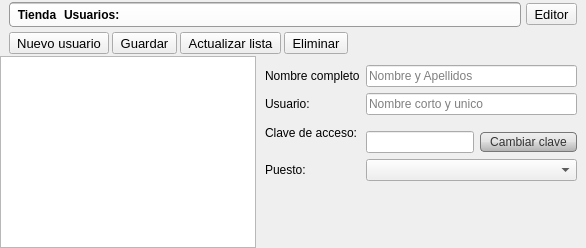
            <widget class="QWidget" name="page_8">
             <layout class="QVBoxLayout" name="verticalLayout_25">
              <property name="spacing">
               <number>0</number>
              </property>
              <property name="margin">
               <number>0</number>
              </property>
              <item>
               <widget class="QWidget" name="widget_3" native="true">
                <layout class="QVBoxLayout" name="verticalLayout_22">
                 <property name="spacing">
                  <number>5</number>
                 </property>
                 <property name="topMargin">
                  <number>2</number>
                 </property>
                 <property name="bottomMargin">
                  <number>2</number>
                 </property>
                 <item>
                  <layout class="QHBoxLayout" name="horizontalLayout_29">
                   <property name="topMargin">
                    <number>0</number>
                   </property>
                   <item>
                    <widget class="QFrame" name="fBuscar_4">
                     <property name="sizePolicy">
                      <sizepolicy hsizetype="Preferred" vsizetype="Fixed">
                       <horstretch>0</horstretch>
                       <verstretch>0</verstretch>
                      </sizepolicy>
                     </property>
                     <property name="styleSheet">
                      <string notr="true">.QFrame{background-color: qlineargradient(spread:pad, x1:0, y1:0, x2:0, y2:1, stop:0 rgba(150, 150, 150, 255), stop:0.084833 rgba(255, 255, 255, 255), stop:1 rgba(250, 250, 250, 255));padding:0px; border-radius:4px;border:1px solid #999}
QToolButton, QLineEdit{background:transparent; border:0px; padding:3px}</string>
                     </property>
                     <property name="frameShape">
                      <enum>QFrame::StyledPanel</enum>
                     </property>
                     <property name="frameShadow">
                      <enum>QFrame::Raised</enum>
                     </property>
                     <layout class="QHBoxLayout" name="horizontalLayout_40">
                      <property name="spacing">
                       <number>0</number>
                      </property>
                      <property name="leftMargin">
                       <number>0</number>
                      </property>
                      <property name="topMargin">
                       <number>0</number>
                      </property>
                      <property name="bottomMargin">
                       <number>0</number>
                      </property>
                      <item>
                       <widget class="QToolButton" name="tbuHome">
                        <property name="sizePolicy">
                         <sizepolicy hsizetype="Preferred" vsizetype="Preferred">
                          <horstretch>0</horstretch>
                          <verstretch>0</verstretch>
                         </sizepolicy>
                        </property>
                        <property name="font">
                         <font>
                          <weight>75</weight>
                          <bold>true</bold>
                         </font>
                        </property>
                        <property name="text">
                         <string>Tienda</string>
                        </property>
                        <property name="icon">
                         <iconset resource="../icons.qrc">
                          <normaloff>:/modulos/images/png/mini/usuarios.png</normaloff>:/modulos/images/png/mini/usuarios.png</iconset>
                        </property>
                        <property name="iconSize">
                         <size>
                          <width>18</width>
                          <height>18</height>
                         </size>
                        </property>
                        <property name="shortcut">
                         <string>Home</string>
                        </property>
                        <property name="toolButtonStyle">
                         <enum>Qt::ToolButtonIconOnly</enum>
                        </property>
                       </widget>
                      </item>
                      <item>
                       <widget class="QLabel" name="lbeProducto_3">
                        <property name="font">
                         <font>
                          <weight>75</weight>
                          <bold>true</bold>
                         </font>
                        </property>
                        <property name="text">
                         <string>Usuarios:</string>
                        </property>
                       </widget>
                      </item>
                      <item>
                       <widget class="QLineEdit" name="leuFiltro"/>
                      </item>
                     </layout>
                    </widget>
                   </item>
                   <item>
                    <widget class="QToolButton" name="tbpEditor_2">
                     <property name="font">
                      <font>
                       <pointsize>10</pointsize>
                      </font>
                     </property>
                     <property name="text">
                      <string>Editor</string>
                     </property>
                     <property name="icon">
                      <iconset resource="../icons.qrc">
                       <normaloff>:/actions/images/actions/color_18/list.png</normaloff>:/actions/images/actions/color_18/list.png</iconset>
                     </property>
                     <property name="iconSize">
                      <size>
                       <width>18</width>
                       <height>18</height>
                      </size>
                     </property>
                     <property name="checkable">
                      <bool>true</bool>
                     </property>
                     <property name="toolButtonStyle">
                      <enum>Qt::ToolButtonTextUnderIcon</enum>
                     </property>
                    </widget>
                   </item>
                  </layout>
                 </item>
                 <item>
                  <layout class="QHBoxLayout" name="horizontalLayout_47">
                   <property name="spacing">
                    <number>3</number>
                   </property>
                   <item>
                    <widget class="QToolButton" name="tbAgregarUsuario">
                     <property name="sizePolicy">
                      <sizepolicy hsizetype="Preferred" vsizetype="Preferred">
                       <horstretch>0</horstretch>
                       <verstretch>0</verstretch>
                      </sizepolicy>
                     </property>
                     <property name="font">
                      <font>
                       <pointsize>10</pointsize>
                      </font>
                     </property>
                     <property name="toolTip">
                      <string>Nuevo usuario</string>
                     </property>
                     <property name="text">
                      <string>Nuevo usuario</string>
                     </property>
                     <property name="icon">
                      <iconset resource="../icons.qrc">
                       <normaloff>:/actions/images/actions/black_18/add.png</normaloff>:/actions/images/actions/black_18/add.png</iconset>
                     </property>
                     <property name="iconSize">
                      <size>
                       <width>18</width>
                       <height>18</height>
                      </size>
                     </property>
                     <property name="shortcut">
                      <string>Ctrl+N</string>
                     </property>
                     <property name="toolButtonStyle">
                      <enum>Qt::ToolButtonTextBesideIcon</enum>
                     </property>
                    </widget>
                   </item>
                   <item>
                    <widget class="QToolButton" name="tbuGuardar">
                     <property name="sizePolicy">
                      <sizepolicy hsizetype="Preferred" vsizetype="Preferred">
                       <horstretch>0</horstretch>
                       <verstretch>0</verstretch>
                      </sizepolicy>
                     </property>
                     <property name="font">
                      <font>
                       <pointsize>10</pointsize>
                      </font>
                     </property>
                     <property name="toolTip">
                      <string>Guardar</string>
                     </property>
                     <property name="text">
                      <string>Guardar</string>
                     </property>
                     <property name="icon">
                      <iconset resource="../icons.qrc">
                       <normaloff>:/actions/images/actions/black_18/diskette.png</normaloff>:/actions/images/actions/black_18/diskette.png</iconset>
                     </property>
                     <property name="iconSize">
                      <size>
                       <width>18</width>
                       <height>18</height>
                      </size>
                     </property>
                     <property name="shortcut">
                      <string>Ctrl+G</string>
                     </property>
                     <property name="toolButtonStyle">
                      <enum>Qt::ToolButtonTextBesideIcon</enum>
                     </property>
                    </widget>
                   </item>
                   <item>
                    <widget class="QToolButton" name="tbpActualizar">
                     <property name="sizePolicy">
                      <sizepolicy hsizetype="Preferred" vsizetype="Preferred">
                       <horstretch>0</horstretch>
                       <verstretch>0</verstretch>
                      </sizepolicy>
                     </property>
                     <property name="font">
                      <font>
                       <pointsize>10</pointsize>
                      </font>
                     </property>
                     <property name="toolTip">
                      <string>Actualiza los datos</string>
                     </property>
                     <property name="text">
                      <string>Actualizar lista</string>
                     </property>
                     <property name="icon">
                      <iconset resource="../icons.qrc">
                       <normaloff>:/actions/images/actions/black_18/reload.png</normaloff>:/actions/images/actions/black_18/reload.png</iconset>
                     </property>
                     <property name="iconSize">
                      <size>
                       <width>18</width>
                       <height>18</height>
                      </size>
                     </property>
                     <property name="shortcut">
                      <string>Ctrl+Backspace</string>
                     </property>
                     <property name="toolButtonStyle">
                      <enum>Qt::ToolButtonTextBesideIcon</enum>
                     </property>
                    </widget>
                   </item>
                   <item>
                    <widget class="QToolButton" name="tbpEliminar_2">
                     <property name="font">
                      <font>
                       <pointsize>10</pointsize>
                      </font>
                     </property>
                     <property name="text">
                      <string>Eliminar</string>
                     </property>
                     <property name="icon">
                      <iconset resource="../icons.qrc">
                       <normaloff>:/actions/images/actions/black_18/delete.png</normaloff>:/actions/images/actions/black_18/delete.png</iconset>
                     </property>
                     <property name="toolButtonStyle">
                      <enum>Qt::ToolButtonTextBesideIcon</enum>
                     </property>
                    </widget>
                   </item>
                   <item>
                    <spacer name="horizontalSpacer_9">
                     <property name="orientation">
                      <enum>Qt::Horizontal</enum>
                     </property>
                     <property name="sizeHint" stdset="0">
                      <size>
                       <width>40</width>
                       <height>20</height>
                      </size>
                     </property>
                    </spacer>
                   </item>
                  </layout>
                 </item>
                </layout>
               </widget>
              </item>
              <item>
               <layout class="QHBoxLayout" name="horizontalLayout_19">
                <property name="spacing">
                 <number>0</number>
                </property>
                <item>
                 <widget class="QTableWidget" name="twUsuarios">
                  <property name="editTriggers">
                   <set>QAbstractItemView::NoEditTriggers</set>
                  </property>
                  <property name="alternatingRowColors">
                   <bool>true</bool>
                  </property>
                  <property name="selectionBehavior">
                   <enum>QAbstractItemView::SelectRows</enum>
                  </property>
                  <property name="showGrid">
                   <bool>false</bool>
                  </property>
                  <property name="sortingEnabled">
                   <bool>true</bool>
                  </property>
                  <attribute name="horizontalHeaderStretchLastSection">
                   <bool>true</bool>
                  </attribute>
                  <attribute name="verticalHeaderVisible">
                   <bool>false</bool>
                  </attribute>
                 </widget>
                </item>
                <item>
                 <widget class="QWidget" name="wuControls" native="true">
                  <property name="styleSheet">
                   <string notr="true">.QWidget{padding:5px}</string>
                  </property>
                  <layout class="QFormLayout" name="formLayout_4">
                   <property name="fieldGrowthPolicy">
                    <enum>QFormLayout::AllNonFixedFieldsGrow</enum>
                   </property>
                   <item row="0" column="0">
                    <widget class="QLabel" name="label">
                     <property name="text">
                      <string>Nombre completo</string>
                     </property>
                    </widget>
                   </item>
                   <item row="0" column="1">
                    <widget class="QLineEdit" name="leNombre">
                     <property name="placeholderText">
                      <string>Nombre y Apellidos</string>
                     </property>
                    </widget>
                   </item>
                   <item row="1" column="0">
                    <widget class="QLabel" name="label_7">
                     <property name="text">
                      <string>Usuario:</string>
                     </property>
                    </widget>
                   </item>
                   <item row="1" column="1">
                    <widget class="QLineEdit" name="leUsuario">
                     <property name="placeholderText">
                      <string>Nombre corto y unico</string>
                     </property>
                    </widget>
                   </item>
                   <item row="2" column="0">
                    <widget class="QLabel" name="label_12">
                     <property name="text">
                      <string>Clave de acceso:</string>
                     </property>
                    </widget>
                   </item>
                   <item row="2" column="1">
                    <layout class="QHBoxLayout" name="horizontalLayout_20">
                     <property name="topMargin">
                      <number>10</number>
                     </property>
                     <item>
                      <widget class="QLineEdit" name="leClave">
                       <property name="echoMode">
                        <enum>QLineEdit::Password</enum>
                       </property>
                      </widget>
                     </item>
                     <item>
                      <widget class="QPushButton" name="tbuCambiar">
                       <property name="sizePolicy">
                        <sizepolicy hsizetype="Fixed" vsizetype="Fixed">
                         <horstretch>0</horstretch>
                         <verstretch>0</verstretch>
                        </sizepolicy>
                       </property>
                       <property name="styleSheet">
                        <string notr="true">QToolButton, QAbstractButton{
	background-color: qlineargradient(spread:pad, x1:0, y1:0, x2:0, y2:1, stop:0 rgba(239, 239, 239, 255), stop:0.5 rgba(226, 226, 226, 255), stop:0.509091 rgba(219, 219, 219, 255), stop:0.986364 rgba(179, 179, 179, 255), stop:1 rgba(207, 228, 255, 255));
border-radius:4px;border:1px solid #777; padding:2 9 2 9;color:#333;
}
QAbstractButton::hover{
	background-color: qlineargradient(spread:pad, x1:0, y1:0, x2:0, y2:1, stop:0 rgba(175, 236, 224, 255), stop:0.536364 rgba(94, 192, 226, 255), stop:0.554545 rgba(72, 170, 199, 255), stop:0.977273 rgba(65, 163, 198, 255), stop:1 rgba(255, 255, 255, 255));

}</string>
                       </property>
                       <property name="text">
                        <string>Cambiar clave</string>
                       </property>
                       <property name="flat">
                        <bool>true</bool>
                       </property>
                      </widget>
                     </item>
                    </layout>
                   </item>
                   <item row="3" column="0">
                    <widget class="QLabel" name="label_13">
                     <property name="text">
                      <string>Puesto:</string>
                     </property>
                    </widget>
                   </item>
                   <item row="3" column="1">
                    <widget class="QComboBox" name="cbNivel"/>
                   </item>
                  </layout>
                 </widget>
                </item>
               </layout>
              </item>
             </layout>
            </widget>
